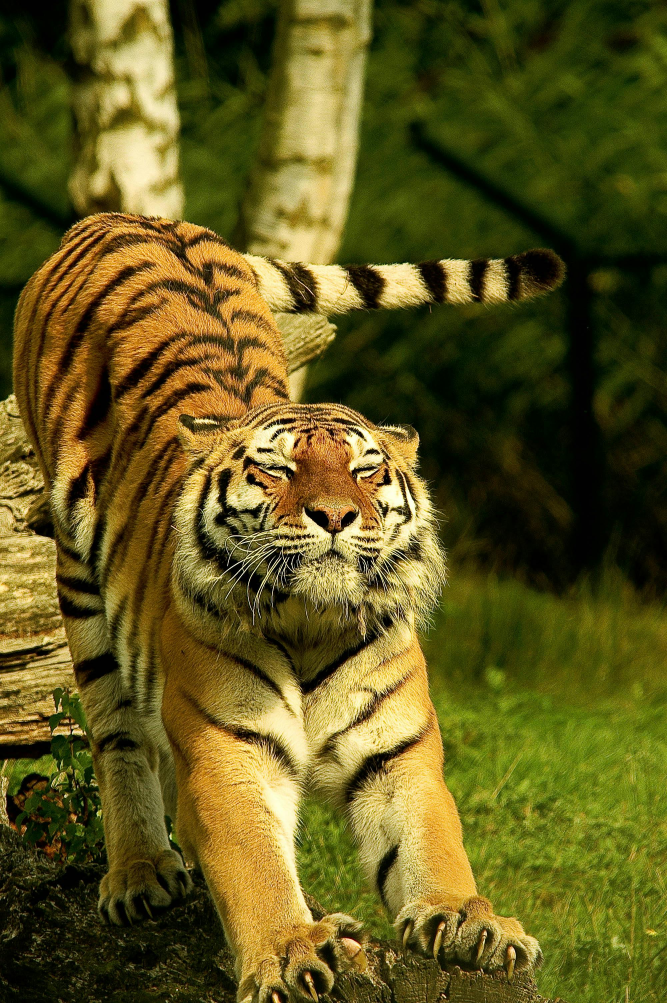
#> input picture Bicubic Interpolation/sample/original.jpeg, 2000 x 3008 px (shown at 1/3 size)
$ python bicubic_interpolation.py
#> lines starting #> are read from the running program, lines starting #| are printed output that depends on the picture
import cv2
import matplotlib.pyplot as plt
import numpy as np
from skimage.metrics import peak_signal_noise_ratio as psnr
from skimage.metrics import structural_similarity as ssim

# Read the high-resolution image
hr_image = cv2.imread('original.jpeg')  # Replace with your image file
#> hr_image is the input picture: shape (3008, 2000, 3); mean B, G, R 30, 88.1, 95.8
hr_image = cv2.cvtColor(hr_image, cv2.COLOR_BGR2RGB)  # Convert from BGR to RGB

# Set the scaling factor (e.g., 4x downsampling)
scale = 4

# Get the dimensions of the HR image
height, width, _ = hr_image.shape
#> height = 3008; width = 2000

# Downsample the HR image (create LR image)
lr_image = cv2.resize(hr_image, (width // scale, height // scale), interpolation=cv2.INTER_CUBIC)
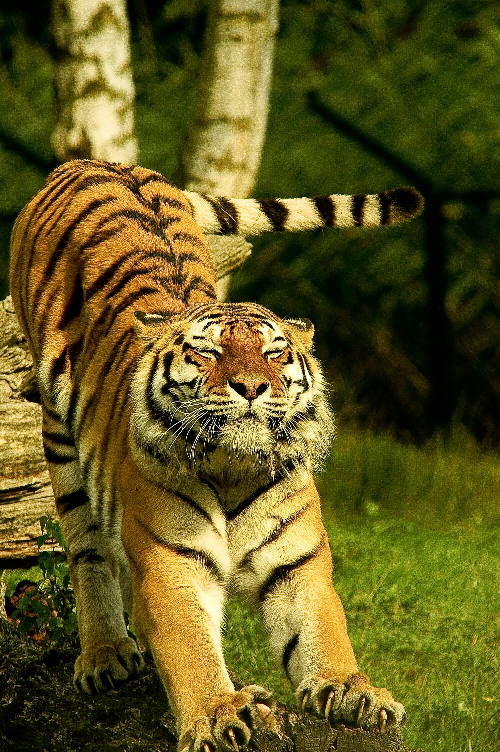
#> lr_image: shape (752, 500, 3); mean R, G, B 96.2, 88.6, 30.5

# Upsample the LR image back to HR size using bicubic interpolation
upscaled_image = cv2.resize(lr_image, (width, height), interpolation=cv2.INTER_CUBIC)

# Resize LR image back to HR dimensions for comparison
lr_resized = cv2.resize(lr_image, (width, height), interpolation=cv2.INTER_NEAREST)

# Calculate PSNR and SSIM for the LR image compared to HR
psnr_lr = psnr(hr_image, lr_resized)
#> psnr_lr = 20.36
ssim_lr = np.mean([ssim(hr_image[:,:,i], lr_resized[:,:,i], data_range=hr_image[:,:,i].max() - hr_image[:,:,i].min()) for i in range(3)])
#> ssim_lr = 0.497

# Calculate PSNR and SSIM for the upscaled image compared to HR
psnr_upscaled = psnr(hr_image, upscaled_image)
#> psnr_upscaled = 21.12
ssim_upscaled = np.mean([ssim(hr_image[:,:,i], upscaled_image[:,:,i], data_range=hr_image[:,:,i].max() - hr_image[:,:,i].min()) for i in range(3)])
#> ssim_upscaled = 0.519

# Print metrics
print(f'PSNR between ground truth and LR image: {psnr_lr:.2f} dB')
#| PSNR between ground truth and LR image: 20.36 dB
print(f'SSIM between ground truth and LR image: {ssim_lr:.4f}')
#| SSIM between ground truth and LR image: 0.4966
print(f'PSNR between ground truth and upscaled image: {psnr_upscaled:.2f} dB')
#| PSNR between ground truth and upscaled image: 21.12 dB
print(f'SSIM between ground truth and upscaled image: {ssim_upscaled:.4f}')
#| SSIM between ground truth and upscaled image: 0.5185

# Display the images for comparison
plt.figure(figsize=(15, 5))
plt.subplot(1, 3, 1)
plt.imshow(hr_image)
plt.title('Ground Truth (High-Resolution)')
plt.axis('off')

plt.subplot(1, 3, 2)
plt.imshow(lr_resized)
plt.title(f'Low-Resolution Image\nPSNR: {psnr_lr:.2f} dB, SSIM: {ssim_lr:.4f}')
plt.axis('off')

plt.subplot(1, 3, 3)
plt.imshow(upscaled_image)
plt.title(f'Upscaled Image\nPSNR: {psnr_upscaled:.2f} dB, SSIM: {ssim_upscaled:.4f}')
plt.axis('off')

plt.show()
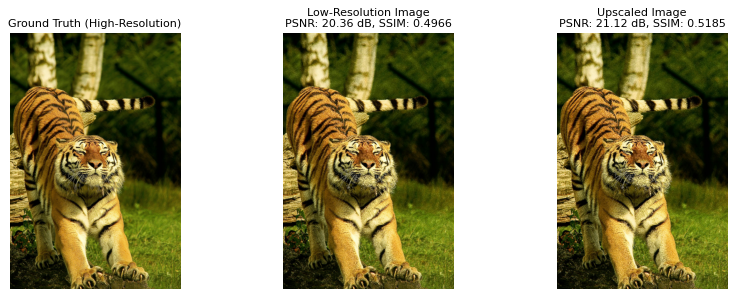
#> figure drawn by matplotlib, 3 panels
